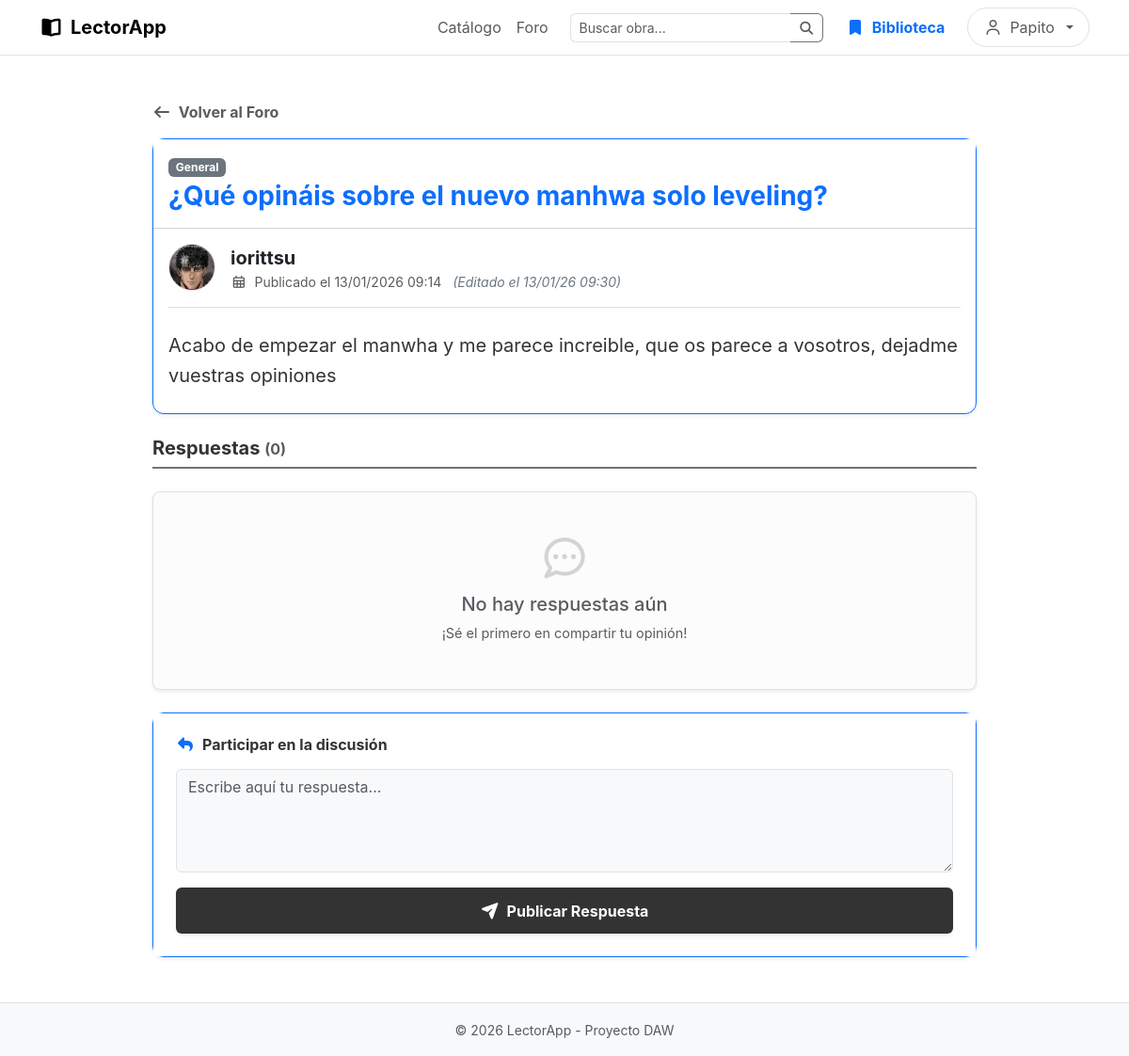
/tema.php?id=1 (signed in), run on an earlier commit of the app's database.
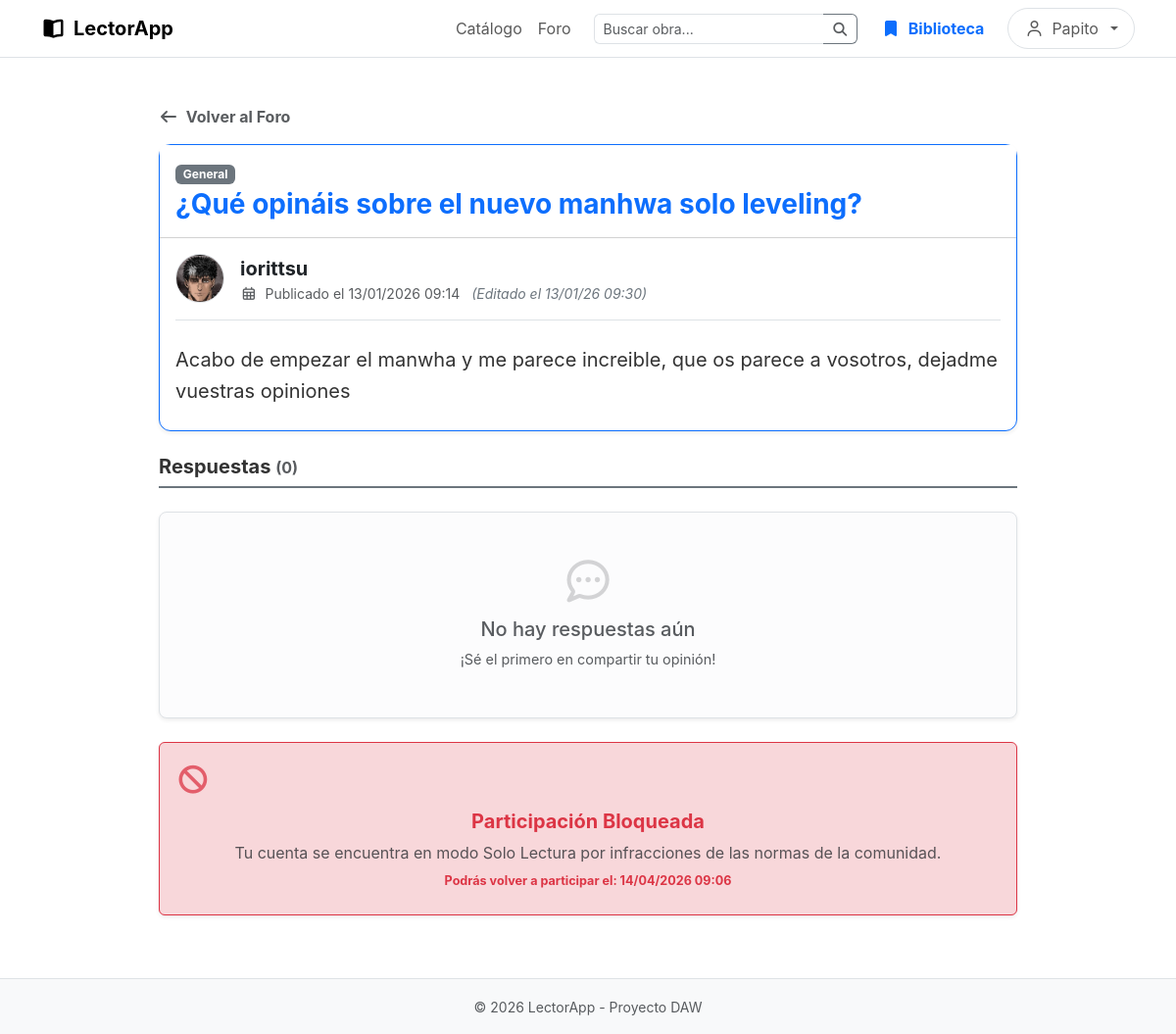
And on a later commit of the database.
### tables this page shows
CREATE TABLE `usuarios` (
  `id` int(11) NOT NULL,
  `nombre` varchar(50) NOT NULL,
  `email` varchar(100) NOT NULL,
  `password` varchar(255) NOT NULL,
  `rol` enum('admin','lector') DEFAULT 'lector',
  `fecha_registro` datetime DEFAULT current_timestamp(),
  `foto` varchar(255) DEFAULT NULL,
  `fecha_desbloqueo` datetime DEFAULT NULL
);

### tema.php (the view, shortened to what the changed rows need)
<?php
require 'includes/db.php';
$estaSuspendido = false;
$fechaDesbloqueoStr = '';
if (isset($_SESSION['usuario'])) {
    $nombreUser = $_SESSION['usuario'];
    $resUser = $conn->query("SELECT id, fecha_desbloqueo FROM usuarios WHERE nombre = '$nombreUser'");
    if ($resUser && $resUser->num_rows > 0) {
        $userData = $resUser->fetch_assoc();
        if (!empty($userData['fecha_desbloqueo']) && strtotime($userData['fecha_desbloqueo']) > time()) {
            $estaSuspendido = true;
            $fechaDesbloqueoStr = date('d/m/Y H:i', strtotime($userData['fecha_desbloqueo']));
        }
    }
}
?>
<?php include 'includes/header.php'; ?>
<main class="container py-5" style="max-width: 900px;">
    <div class="mt-4">
        <?php if(isset($_SESSION['usuario'])): ?>
            <?php if($estaSuspendido): ?>
                <div class="alert alert-danger text-center shadow-sm py-4 border-danger border-top-4">
                    <i class="fas fa-ban fa-2x mb-3 text-danger opacity-75 d-block"></i>
                    <h5 class="fw-bold text-danger">Participación Bloqueada</h5>
                    <span class="fs-6 text-muted">Tu cuenta se encuentra en modo Solo Lectura por infracciones de las normas de la comunidad.</span>
                    <small class="d-block mt-2 fw-bold text-danger">Podrás volver a participar el: <?php echo $fechaDesbloqueoStr; ?></small>
                </div>
            <?php else: ?>
                <div class="card shadow-sm border-primary border-top-4">
                    <div class="card-body bg-white p-4">
                        <h5 class="card-title mb-3 fw-bold"><i class="fas fa-reply text-primary me-2"></i>Participar en la discusión</h5>
                        <form method="POST" action="">
                            <div class="mb-3">
                                <textarea name="respuesta" class="form-control bg-light" rows="4" placeholder="Escribe aquí tu respuesta..." required></textarea>
                            </div>
                            <div class="text-end">
                                <button type="submit" class="btn btn-primary px-4 fw-bold shadow-sm">
                                    <i class="fas fa-paper-plane me-2"></i>Publicar Respuesta
                                </button>
                            </div>
                        </form>
                    </div>
                </div>
            <?php endif; ?>
        <?php endif; ?>
    </div>
</main>
<?php include 'includes/footer.php'; ?>

What changed in the data, as far as the page shows it:
now on this page (row edited): usuarios: fecha_desbloqueo "14/04/2026 09:06"
changed usuarios: fecha_desbloqueo empty → "2026-04-14 09:06:13" (drawn)
Also different on the page:
text no longer shown: "Participar en la discusión Publicar Respuesta"
text now shown: "Participación Bloqueada Tu cuenta se encuentra en modo Solo Lectura por infracciones de las normas de la comunidad. Podrás volver a participar el:"
